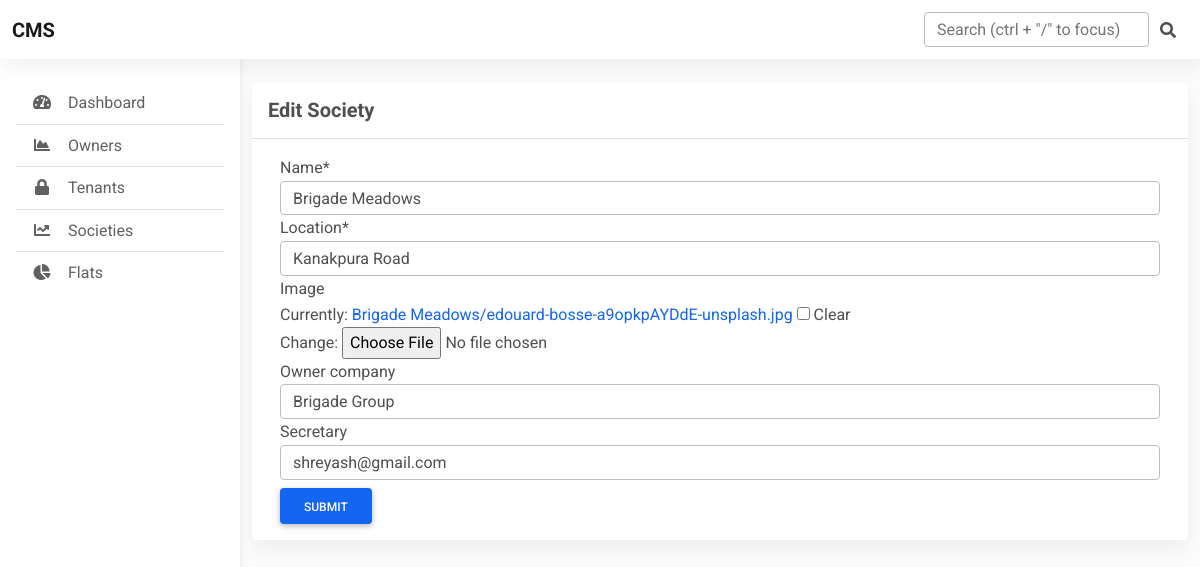
The app's page /dashboard/society/edit/1 with its own data.
### society/models.py (models this page shows, shortened)
class Society(models.Model):
    name = models.CharField(max_length=20)
    location = models.CharField(max_length=20)
    image = models.ImageField(upload_to=society_image_upload_path, null=True, blank=True)
    owner_company = models.CharField(max_length=20, null=True , blank=True)
    secretary = models.ForeignKey('accounts.CustomUser', on_delete=models.SET_NULL, null=True, blank=True)
    created_at = models.DateTimeField(auto_now_add=True)
    updated_at = models.DateTimeField(auto_now=True)
    class Meta:
        verbose_name_plural = 'Societies'

### dashboard/views.py (the view)
# urls.py: path('society/edit/<int:id>', views.edit_society, name='edit-society'),
def edit_society(request, id):
    society = Society.objects.get(id=id)
    if request.method == 'GET':
        form = SocietyForm(instance=society)
        return render(request, 'dashboard/edit-society-form.html', context={'form':form, 'society':society})
    else:
        form = SocietyForm(request.POST, instance=society)
        if form.is_valid():
            form.save()
            return HttpResponseRedirect(reverse('societies'))
        return render(request, 'dashboard/edit-society-form.html', context={'form':form, 'society':society})

### dashboard/forms.py
class SocietyForm(forms.ModelForm):
    class Meta:
        model = Society
        exclude = ['created_at', 'updated_at']

### dashboard/templates/dashboard/edit-society-form.html (shortened to what this page needs)
{% extends 'dashboard/base.html' %}
{% load static %}
{% load crispy_forms_tags %}
{% block content %}
<section class="mb-4">
    <div class="card">
      <div class="card-header text-left py-3">
        <h5 class="mb-0 text-left">
          <strong>Edit Society</strong>
        </h5>
      </div>
      <div class="card-body">
          <div class="container-sm ">
            <form action="{% url 'edit-society' society.id%}", method="POST">
                  {{form|crispy}}
                  <button type="submit" class="btn btn-primary mt-2">Submit</button>
              </form>
          </div>
      </div>
    </div>
  </section>
{% endblock %}

### dashboard/static/dashboard/css/admin.css (style rules this page uses)
body { background-color: #fbfbfb; }

### records on screen
Society: name "Brigade Meadows", location "Kanakpura Road", owner_company "Brigade Group", secretary "shreyash@gmail.com"
